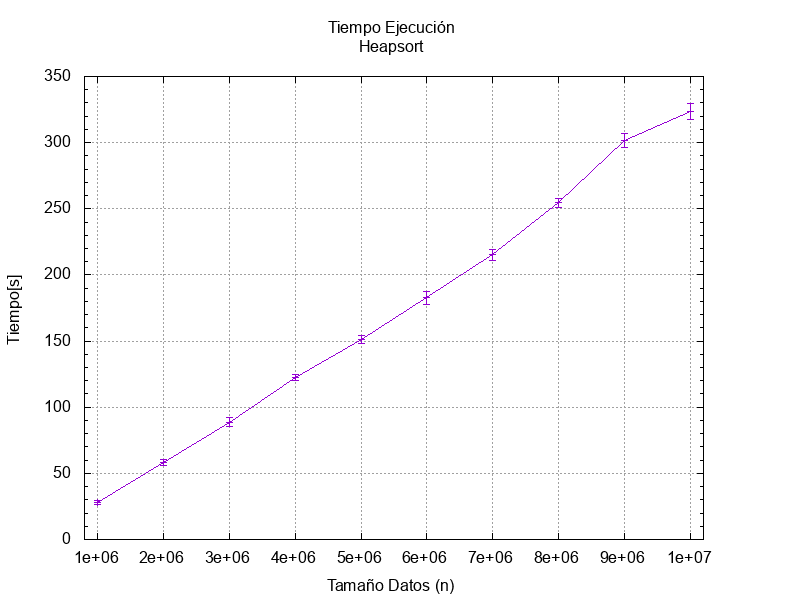

Source code (gnuplot):
#!/usr/bin/env gnuplot

set encoding utf8

set term png size 800,600
set output "time_exec.png"

set title "Tiempo Ejecución\nHeapsort"
set ylabel "Tiempo[s]"
set xlabel "Tamaño Datos (n)"

set format x "%g"

set grid
set xrange [800000:10200000]
set yrange [0:350]
set xtics 1000000
set ytics 50
set mytics 5

set key outside
#set autoscale x
set samples 20

plot 'time_exec.txt' using 1:2   with linespoints t '' lt 1,\
     'time_exec.txt' using 1:2:3 with yerrorbars  t '' lt 1